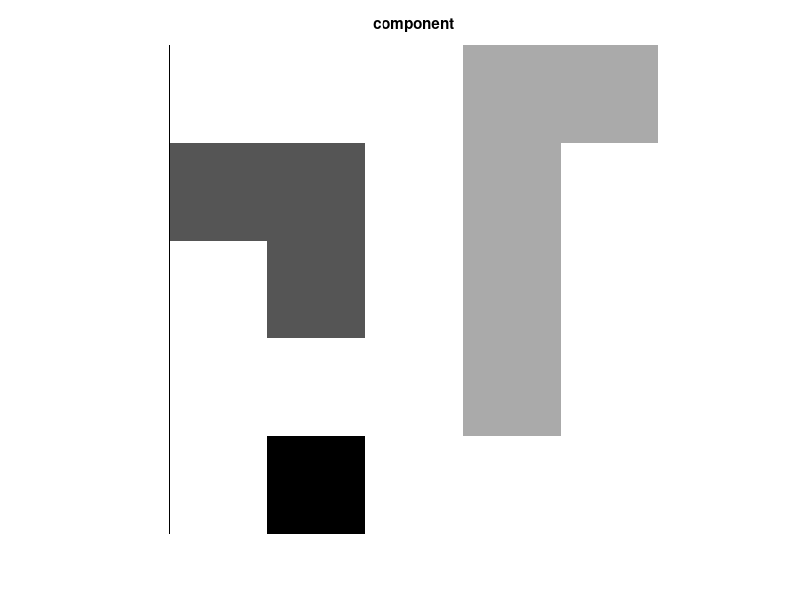
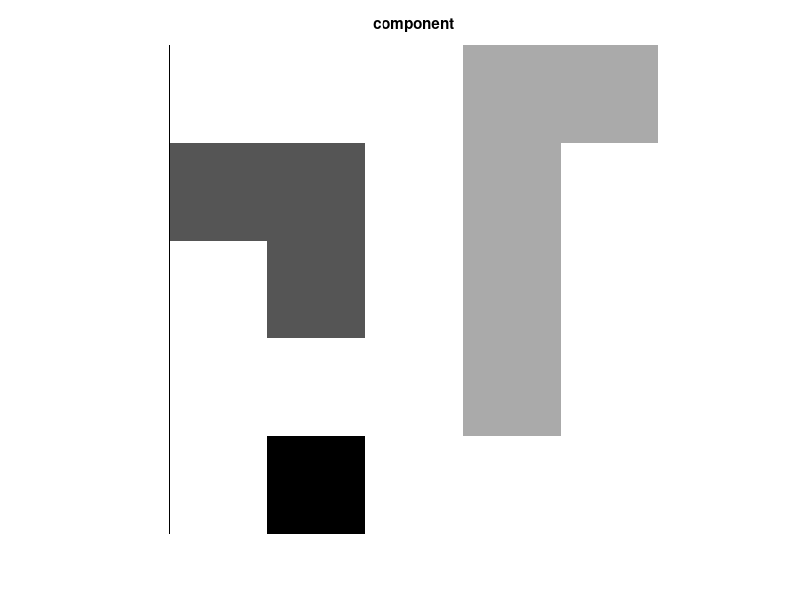

These figures' MATLAB source, in order:
function [] = LabelCC()
    image_size = 5;
    binary_image = randi(2,image_size,image_size) - ones(image_size);
    disp(binary_image);
    four_connected(binary_image, image_size);

    return
end

function x = check_around_label_eight(label_image, i, j, image_size)
    x = 0;
    if( j==image_size )
        x = label_image(i-1,j-1);
        return
    end
    
    topRight = label_image(i-1, j+1);
    topLeft = label_image(i-1, j-1);
    if(topRight ~= topLeft)
        if(topRight ~= 0 && topLeft ~= 0)
            x = -1; % conflict
        else
            x = max(topRight, topLeft);
        end
    else
        x = topLeft;
    end

    return
end 

function [] = eight_connected(label_image, label_array, image_size)
    for i=2:image_size
        for j=2:image_size
            if(label_image(i,j) ~= 0)
                mark = check_around_label_eight(label_image, i, j, image_size);
                if(mark ~= 0)
                    if(mark == -1)
                        max_index = max(label_image(i-1,j-1),label_image(i-1,j+1));
                        min_index = min(label_image(i-1,j-1),label_image(i-1,j+1));
                        while(min_index ~= label_array(min_index))
                            min_index = label_array(min_index);
                        end
                        mark = min_index;
                        while(max_index > min_index)
                            tmp = label_array(max_index);
                            label_array(max_index) = min_index;
                            max_index = tmp;
                        end
                    else 
                        label_image(i,j) = mark;
                    end
                end
            end
        end
    end
    
    new_label_array = linspace(0,0,image_size/2*image_size);
    label = 0;
    for i = 1:image_size/2*image_size
        if(label_array(i) == i)
            label = label + 1;
            new_label_array(i) = label;
        end
    end 

    for i = 1:image_size
        for j = 1:image_size
            if(label_image(i,j) ~= 0)
                label_image(i,j) = new_label_array(label_array(label_image(i,j)));
            end
        end
    end

    shoew_image(label_image, label);

    return 
end

function [] = four_connected(binary_image, image_size)
    label = 1;
    label_array = linspace(0,0,image_size/2*image_size);
    label_image = zeros(image_size);
    for i=1:image_size
        for j=1:image_size
            if(binary_image(i,j) == 1)
                mark = check_around_label_four(label_image, i, j);
                if(mark == 0)
                    mark = label;
                    label_array(mark) = mark;
                    label = label + 1;
                elseif(mark == -1)
                    max_index = max(label_image(i-1,j),label_image(i,j-1));
                    min_index = min(label_image(i-1,j),label_image(i,j-1));
                    while(min_index ~= label_array(min_index))
                        min_index = label_array(min_index);
                    end
                    mark = min_index;
                    while(max_index > min_index)
                        tmp = label_array(max_index);
                        label_array(max_index) = min_index;
                        max_index = tmp;
                    end
                end
                label_image(i,j) = mark;
            end
        end
    end

    new_label_array = linspace(0,0,image_size/2*image_size);
    label = 0;
    for i = 1:image_size/2*image_size
        if(label_array(i) == i)
            label = label + 1;
            new_label_array(i) = label;
        end
    end 

    for i = 1:image_size
        for j = 1:image_size
            if(label_image(i,j) ~= 0)
                label_image(i,j) = new_label_array(label_array(label_image(i,j)));
            end
        end
    end

    shoew_image(label_image, label);

    eight_connected(label_image, label_array, image_size)

    return
end

function [] = shoew_image(label_image, label)
    
    
    disp(label_image)

    I = mat2gray(label_image*100,[label*100, 0]);
    figure, imshow(I);
    title("component")
    return
end

function x = check_edge_top_left_label(label_image, i, j)
    x = 0;
    if(i==1 && j==1)
        return
    elseif(i==1)
        x = label_image(i,j-1);
    elseif(j==1)
        x = label_image(i-1,j);
    end
    return 
end

function x = check_around_label_four(label_image, i, j)
    x = 0;
    if(i==1 || j==1)
        x = check_edge_top_left_label(label_image, i, j);
        return
    end
    
    top = label_image(i-1, j);
    left = label_image(i, j-1);
    if(top ~= left)
        if(top ~= 0 && left ~= 0)
            x = -1; % conflict
        else
            x = max(top, left);
        end
    else
        x = left;
    end

    return
end
